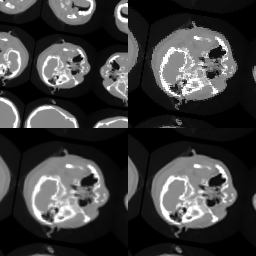

This figure's Python source:
#!/usr/bin/env python

# Test vtkImageReslice with mirror and oblique rotation using different interpolation modes.

# Factory overrides
import vtkmodules.vtkInteractionStyle  # noqa: F401
import vtkmodules.vtkRenderingFreeType  # noqa: F401
import vtkmodules.vtkRenderingOpenGL2  # noqa: F401

import os

from vtkmodules.vtkCommonTransforms import vtkTransform
from vtkmodules.vtkIOImage import vtkImageReader
from vtkmodules.vtkImagingCore import vtkImageReslice
from vtkmodules.vtkRenderingCore import (
    vtkActor2D,
    vtkImageMapper,
    vtkRenderWindow,
    vtkRenderWindowInteractor,
    vtkRenderer,
)

# Image pipeline
reader = vtkImageReader()
reader.ReleaseDataFlagOff()
reader.SetDataByteOrderToLittleEndian()
reader.SetDataExtent(0, 63, 0, 63, 1, 93)
reader.SetDataSpacing(3.2, 3.2, 1.5)
data_dir = os.environ.get("VPE_DATA_DIR", os.path.dirname(os.path.abspath(__file__)))

reader.SetFilePrefix(os.path.join(data_dir, "headsq", "quarter"))
reader.SetDataMask(0x7fff)

# Rotate about the center of the image
transform = vtkTransform()
transform.Translate(+100.8, +100.8, +69.0)
transform.RotateWXYZ(100, 0.1, 0.1, 1)
transform.Translate(-100.8, -100.8, -69.0)

# Cubic with mirror
reslice1 = vtkImageReslice()
reslice1.SetInputConnection(reader.GetOutputPort())
reslice1.MirrorOn()
reslice1.SetResliceTransform(transform)
reslice1.SetInterpolationModeToCubic()
reslice1.SetOutputSpacing(2.0, 2.0, 1.5)
reslice1.SetOutputOrigin(-32, -32, 40)
reslice1.SetOutputExtent(0, 127, 0, 127, 0, 0)

# Linear with mirror
reslice2 = vtkImageReslice()
reslice2.SetInputConnection(reader.GetOutputPort())
reslice2.MirrorOn()
reslice2.SetResliceTransform(transform)
reslice2.SetInterpolationModeToLinear()
reslice2.SetOutputSpacing(2.0, 2.0, 1.5)
reslice2.SetOutputOrigin(-32, -32, 40)
reslice2.SetOutputExtent(0, 127, 0, 127, 0, 0)

# Nearest neighbor with mirror
reslice3 = vtkImageReslice()
reslice3.SetInputConnection(reader.GetOutputPort())
reslice3.MirrorOn()
reslice3.SetResliceTransform(transform)
reslice3.SetInterpolationModeToNearestNeighbor()
reslice3.SetOutputSpacing(2.0, 2.0, 1.5)
reslice3.SetOutputOrigin(-32, -32, 40)
reslice3.SetOutputExtent(0, 127, 0, 127, 0, 0)

# Linear at original spacing with mirror
reslice4 = vtkImageReslice()
reslice4.SetInputConnection(reader.GetOutputPort())
reslice4.MirrorOn()
reslice4.SetResliceTransform(transform)
reslice4.SetInterpolationModeToLinear()
reslice4.SetOutputSpacing(3.2, 3.2, 1.5)
reslice4.SetOutputOrigin(-102.4, -102.4, 40)
reslice4.SetOutputExtent(0, 127, 0, 127, 0, 0)

# Mapper + Actor pairs
mapper_0 = vtkImageMapper()
mapper_0.SetInputConnection(reslice1.GetOutputPort())
mapper_0.SetColorWindow(2000)
mapper_0.SetColorLevel(1000)
mapper_0.SetZSlice(0)

actor_0 = vtkActor2D()
actor_0.SetMapper(mapper_0)

mapper_1 = vtkImageMapper()
mapper_1.SetInputConnection(reslice2.GetOutputPort())
mapper_1.SetColorWindow(2000)
mapper_1.SetColorLevel(1000)
mapper_1.SetZSlice(0)

actor_1 = vtkActor2D()
actor_1.SetMapper(mapper_1)

mapper_2 = vtkImageMapper()
mapper_2.SetInputConnection(reslice3.GetOutputPort())
mapper_2.SetColorWindow(2000)
mapper_2.SetColorLevel(1000)
mapper_2.SetZSlice(0)

actor_2 = vtkActor2D()
actor_2.SetMapper(mapper_2)

mapper_3 = vtkImageMapper()
mapper_3.SetInputConnection(reslice4.GetOutputPort())
mapper_3.SetColorWindow(2000)
mapper_3.SetColorLevel(1000)
mapper_3.SetZSlice(0)

actor_3 = vtkActor2D()
actor_3.SetMapper(mapper_3)

# Renderers in four viewports
renderer_0 = vtkRenderer()
renderer_0.AddViewProp(actor_0)
renderer_0.SetViewport(0.5, 0.0, 1.0, 0.5)

renderer_1 = vtkRenderer()
renderer_1.AddViewProp(actor_1)
renderer_1.SetViewport(0.0, 0.0, 0.5, 0.5)

renderer_2 = vtkRenderer()
renderer_2.AddViewProp(actor_2)
renderer_2.SetViewport(0.5, 0.5, 1.0, 1.0)

renderer_3 = vtkRenderer()
renderer_3.AddViewProp(actor_3)
renderer_3.SetViewport(0.0, 0.5, 0.5, 1.0)

# Window
render_window = vtkRenderWindow()
render_window.AddRenderer(renderer_0)
render_window.AddRenderer(renderer_1)
render_window.AddRenderer(renderer_2)
render_window.AddRenderer(renderer_3)
render_window.SetSize(256, 256)
render_window.SetWindowName("reslice mirror oblique")

# Interactor
interactor = vtkRenderWindowInteractor()
interactor.SetRenderWindow(render_window)

interactor.Initialize()
interactor.Start()
